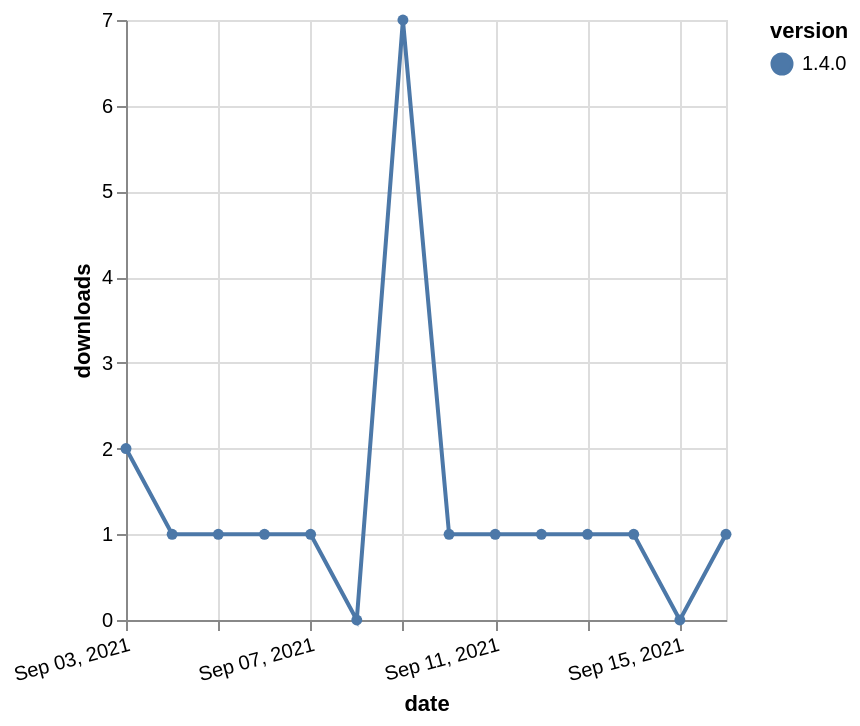

Source (Vega-Lite JSON):
### Vega-Lite specification from a JSON file in a GitHub repository (floating-point values rounded to 4 significant figures)
{"$schema": "https://vega.github.io/schema/vega-lite/v5.json", "description": "A simple bar chart with embedded data.", "data": {"values": [{"date": "2021-09-03", "total": 532, "delta": 2, "version": "1.4.0"}, {"date": "2021-09-04", "total": 533, "delta": 1, "version": "1.4.0"}, {"date": "2021-09-05", "total": 534, "delta": 1, "version": "1.4.0"}, {"date": "2021-09-06", "total": 535, "delta": 1, "version": "1.4.0"}, {"date": "2021-09-07", "total": 536, "delta": 1, "version": "1.4.0"}, {"date": "2021-09-08", "total": 536, "delta": 0, "version": "1.4.0"}, {"date": "2021-09-09", "total": 543, "delta": 7, "version": "1.4.0"}, {"date": "2021-09-10", "total": 544, "delta": 1, "version": "1.4.0"}, {"date": "2021-09-11", "total": 545, "delta": 1, "version": "1.4.0"}, {"date": "2021-09-12", "total": 546, "delta": 1, "version": "1.4.0"}, {"date": "2021-09-13", "total": 547, "delta": 1, "version": "1.4.0"}, {"date": "2021-09-14", "total": 548, "delta": 1, "version": "1.4.0"}, {"date": "2021-09-15", "total": 548, "delta": 0, "version": "1.4.0"}, {"date": "2021-09-16", "total": 549, "delta": 1, "version": "1.4.0"}]}, "width": "container", "mark": {"type": "line", "point": {"filled": true}}, "encoding": {"x": {"field": "date", "type": "temporal", "timeUnit": "yearmonthdate", "title": "date", "axis": {"labelAngle": -15}}, "y": {"field": "delta", "type": "quantitative", "title": "downloads"}, "color": {"field": "version", "type": "nominal"}, "tooltip": {"field": "delta"}}}
